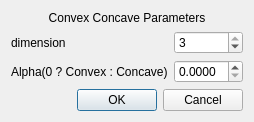
<?xml version="1.0" encoding="UTF-8"?>
<ui version="4.0">
 <class>ConvexConcaveHullDlg</class>
 <widget class="QDialog" name="ConvexConcaveHullDlg">
  <property name="geometry">
   <rect>
    <x>0</x>
    <y>0</y>
    <width>254</width>
    <height>106</height>
   </rect>
  </property>
  <property name="sizePolicy">
   <sizepolicy hsizetype="Fixed" vsizetype="Fixed">
    <horstretch>0</horstretch>
    <verstretch>0</verstretch>
   </sizepolicy>
  </property>
  <property name="windowTitle">
   <string>ConvexConcaveHull</string>
  </property>
  <property name="windowIcon">
   <iconset resource="../../../qPCL.qrc">
    <normaloff>:/toolbar/PclAlgorithms/icons/convex_concave_hull.png</normaloff>:/toolbar/PclAlgorithms/icons/convex_concave_hull.png</iconset>
  </property>
  <layout class="QVBoxLayout" name="verticalLayout_2">
   <item>
    <layout class="QVBoxLayout" name="verticalLayout">
     <item>
      <widget class="QLabel" name="label_10">
       <property name="text">
        <string>Convex Concave Parameters</string>
       </property>
       <property name="alignment">
        <set>Qt::AlignCenter</set>
       </property>
      </widget>
     </item>
     <item>
      <layout class="QGridLayout" name="gridLayout">
       <item row="0" column="1">
        <widget class="QSpinBox" name="hullDimension">
         <property name="minimum">
          <number>2</number>
         </property>
         <property name="maximum">
          <number>3</number>
         </property>
         <property name="value">
          <number>3</number>
         </property>
        </widget>
       </item>
       <item row="1" column="1">
        <widget class="QDoubleSpinBox" name="concaveAlpha">
         <property name="decimals">
          <number>4</number>
         </property>
         <property name="minimum">
          <double>0.000000000000000</double>
         </property>
         <property name="maximum">
          <double>1.000000000000000</double>
         </property>
         <property name="singleStep">
          <double>0.010000000000000</double>
         </property>
         <property name="value">
          <double>0.000000000000000</double>
         </property>
        </widget>
       </item>
       <item row="1" column="0">
        <widget class="QLabel" name="label_5">
         <property name="text">
          <string>Alpha(0 ? Convex : Concave)</string>
         </property>
        </widget>
       </item>
       <item row="0" column="0">
        <widget class="QLabel" name="label_3">
         <property name="text">
          <string>dimension</string>
         </property>
        </widget>
       </item>
      </layout>
     </item>
     <item>
      <widget class="QDialogButtonBox" name="buttonBox">
       <property name="orientation">
        <enum>Qt::Horizontal</enum>
       </property>
       <property name="standardButtons">
        <set>QDialogButtonBox::Cancel|QDialogButtonBox::Ok</set>
       </property>
      </widget>
     </item>
    </layout>
   </item>
  </layout>
 </widget>
 <resources>
  <include location="../../../qPCL.qrc"/>
 </resources>
 <connections>
  <connection>
   <sender>buttonBox</sender>
   <signal>accepted()</signal>
   <receiver>ConvexConcaveHullDlg</receiver>
   <slot>accept()</slot>
   <hints>
    <hint type="sourcelabel">
     <x>132</x>
     <y>159</y>
    </hint>
    <hint type="destinationlabel">
     <x>215</x>
     <y>92</y>
    </hint>
   </hints>
  </connection>
  <connection>
   <sender>buttonBox</sender>
   <signal>rejected()</signal>
   <receiver>ConvexConcaveHullDlg</receiver>
   <slot>reject()</slot>
   <hints>
    <hint type="sourcelabel">
     <x>132</x>
     <y>159</y>
    </hint>
    <hint type="destinationlabel">
     <x>132</x>
     <y>92</y>
    </hint>
   </hints>
  </connection>
 </connections>
</ui>
